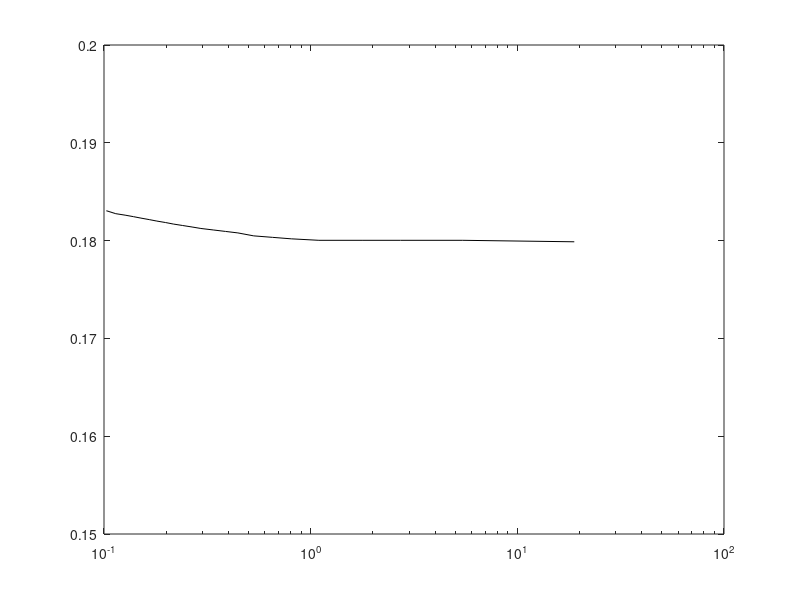

This figure's MATLAB source:

phi = [0.10265110680046625, 0.18305597579425115;
0.11397725198066268, 0.1827534039334342;
0.12655308231907414, 0.18260211800302573;
0.1386900978435792, 0.18245083207261725;
0.15100011315033934, 0.18229954614220878;
0.16548170999431813, 0.1821482602118003;
0.1801697260437149, 0.18199697428139183;
0.19874465357724325, 0.18184568835098336;
0.21638506025163998, 0.18169440242057489;
0.24026019110628843, 0.1815431164901664;
0.26676961599520943, 0.18139183055975794;
0.29427271762092816, 0.18124054462934946;
0.3376051717326953, 0.181089258698941;
0.3873184469906728, 0.18093797276853255;
0.4443521365781802, 0.18078668683812407;
0.5301903491590211, 0.18048411497730713;
0.6536434432443498, 0.18033282904689865;
0.8058421877614819, 0.18018154311649018;
1.0959045429956769, 0.1800302571860817;
1.7899500387884901, 0.1800302571860817;
2.72056490188666, 0.1800302571860817;
5.442462615609918, 0.1800302571860817;
18.86115055821335, 0.17987897125567323];

semilogx(phi(:,1),phi(:,2),'k',LineWidth=2)


ylim([.15,.2])
